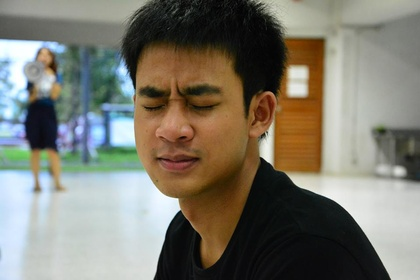
%> input picture raw_data/Parn.jpg, 420 x 280 px, shrunk from 960 x 640 before the run
$ octave VideoBright.m   (GNU Octave 9; MATLAB toolbox functions it lacks are replaced by stand-ins)
%> lines starting %> are read from the running program, lines starting %| are printed output that depends on the picture
### project6/myBW.m
function myHist = myBW(Y,n)
if nargin == 1
    myHist = zeros(size(Y,1),1);
else
    myHist = zeros(n,1);
end
for i=1:size(Y,1)
    for j=1:size(Y,2)
        myHist(Y(i,j)+1,1) = myHist(Y(i,j)+1,1)+1;
    end
end

### project6/VideoBright.m
clear all
clc
close all
%%
addpath(genpath('../Point operations/Original photo'))
Y = rgb2gray(imread('Parn.jpg'));
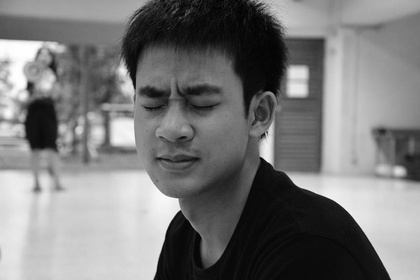
%> Y: size 280x420 uint8; min 0, max 255, mean 121.5
start = 1;
stop = 100;
%%
writerObj = VideoWriter('Brightness.avi');
writerObj.FrameRate = 2;
open(writerObj);
fig=figure;
set(gca,'nextplot','replacechildren');
set(gcf,'Renderer','zbuffer');
axis manual
hold all;
grid on;
%%
for i = start:stop
    subplot(2,2,1)
    imshow(Y)
    title('Grey scale original image')
    subplot(2,2,2)
%> (the run ends here)
